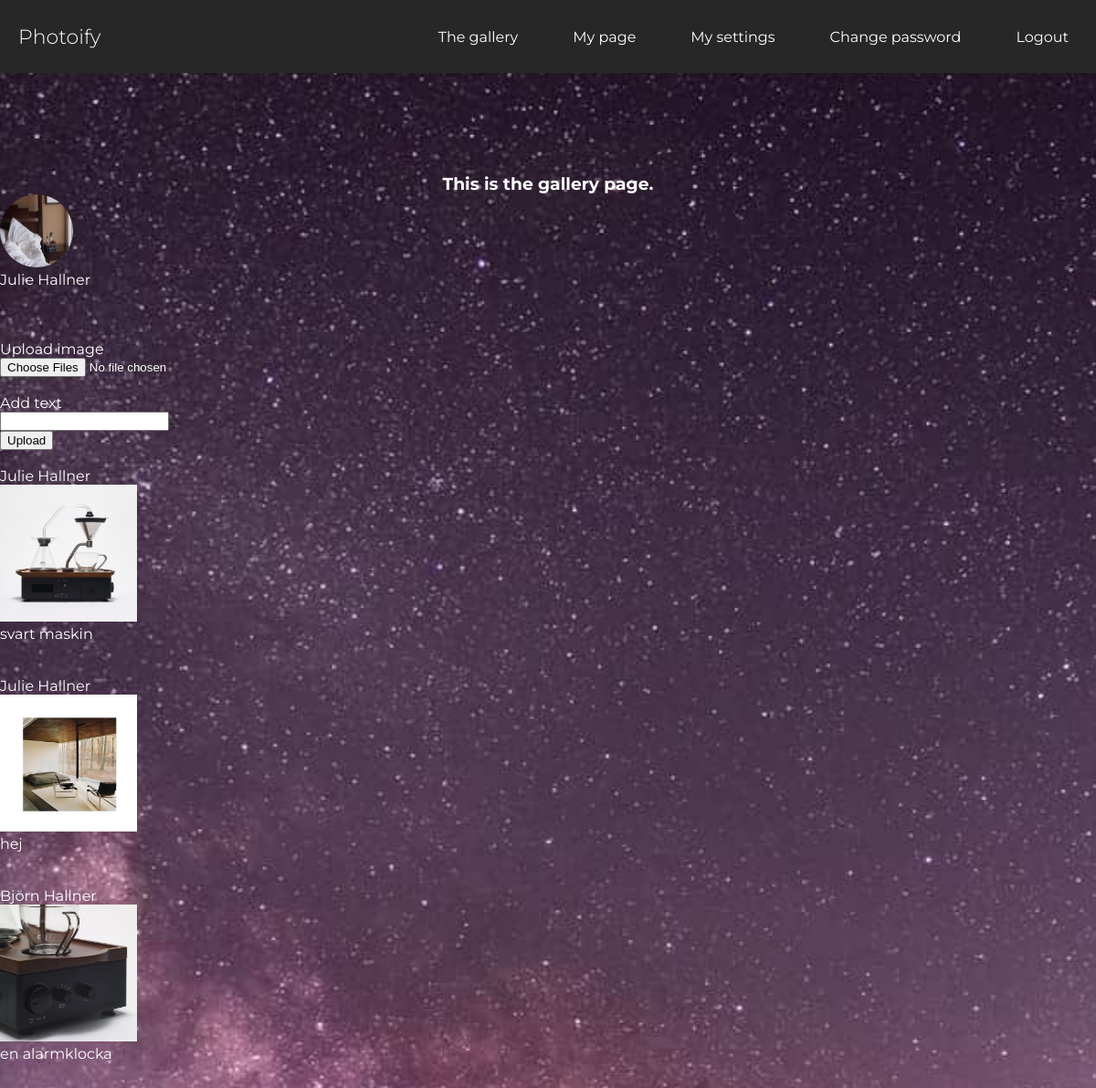
Screenshot of / (signed in) with the database file from the repository.
### tables this page shows
CREATE TABLE "posts" (
	`post_id`	INTEGER NOT NULL PRIMARY KEY AUTOINCREMENT,
	`post`	TEXT NOT NULL,
	`date`	TEXT,
	`user_id`	INTEGER,
	`content`	TEXT
);

CREATE TABLE "users" (
	`user_id`	INTEGER NOT NULL PRIMARY KEY AUTOINCREMENT,
	`first_name`	TEXT NOT NULL,
	`last_name`	TEXT NOT NULL,
	`profile_pic`	TEXT DEFAULT 'default_profile.jpg',
	`email`	TEXT NOT NULL UNIQUE,
	`password`	TEXT NOT NULL,
	`bio`	TEXT
);

### home.php (the view)
<article class="homepage">
    <h1>This is the gallery page.</h1>
    <?php if (isset($_SESSION['user'])): ?>
       <img class="profile-pic" src="image/profile/<?php echo $_SESSION['user']['profile_pic'];?>" alt="avatar">
       <p> <?php echo $_SESSION['user']['first_name']. ' '.$_SESSION['user']['last_name']; ?></p>
   <?php endif; ?>
<br><br><br>
<div class="gallery-page">
    <form action="app/posts/store.php" method="post" enctype="multipart/form-data">
             <div>
                 <p><label for="images">Upload image</label></p>
                 <input type="file"  value="upload file" name="post" id="images" accept=".png, .jpeg, .jpg" multiple required>
             </div><br>
             <div class="form-group">
                 <p>
                     <label>Add text</label><br>
                     <input type="text" name="content">
                 </p>
             </div>
             <button type="submit">Upload</button>
         </form>
         <br>
<?php
    $statement = $pdo->prepare('SELECT a.post, a.content, c.first_name, c.last_name FROM posts a
        LEFT JOIN users c ON a.user_id=c.user_id;');
        $statement->execute();
        $posts = $statement->fetchAll(PDO::FETCH_ASSOC);
 ?>
    <?php foreach ($posts as $post): ?>
        <p><?php echo $post['first_name'].' '. $post['last_name'];?></p>
        <img style="width: 150px; height: 150px;" class="gallery-pics" src="image/post/<?php echo $post['post'];?>" alt="photoify">
        <br>
        <p><?php echo $post['content'];?></p>
        <br>
        <br>
        <?php endforeach; ?>
    </div>
</article>

### views/header.php (shortened to what this page needs)
<!DOCTYPE html>
<html lang="en">
<head>
    <link rel="stylesheet" href="assets/styles/main.css">
</head>
<body>
    <?php require __DIR__.'/navigation.php'; ?>
    <div class="container">

### views/navigation.php (shortened to what this page needs)
<nav class="navbar">
      <a href="#" class="logo">Photoify</a>
        <ul class="main-nav" id="js-menu">
            <li>
                <?php if (isset($_SESSION['user'])): ?>
                    <a class="nav-link" href="/">The gallery</a>
                <?php else: ?>
                    <a class="nav-link" href="/index.php">Home</a>
                <?php endif; ?>
            </li>
            <li>
                <?php if (isset($_SESSION['user'])): ?>
                    <a class="nav-link" href="/mypage.php">My page</a>
                <?php else: ?>
                    <a class="nav-link" href="/about.php">About</a>
                <?php endif; ?>
            </li>
            <li>
                <?php if (isset($_SESSION['user'])): ?>
                    <a class="nav-link" href="/settings.php">My settings</a>
                <?php endif; ?>
            </li>
            <li>
                <?php if (isset($_SESSION['user'])): ?>
                    <a class="nav-link" href="/password.php">Change password</a>
                <?php endif; ?>
            </li>
            <li>
                <?php if (isset($_SESSION['user'])): ?>
                    <a class="nav-link" href="app/users/logout.php">Logout</a>
                <?php else: ?>
                    <a class="nav-link" href="/">Login</a>
                <?php endif; ?>
            </li>
        </ul>
</nav>

### index.php
<?php require __DIR__.'/views/header.php';
?>
<article>
    <?php
    if(isset($_SESSION['user'])):  ?>
    <?php require __DIR__.'/home.php'; ?>
    <?php
    else: ?>
        <?php require __DIR__.'/start.php'; ?>
    <?php endif; ?>
</article>
<?php require __DIR__.'/views/footer.php'; ?>

### views/footer.php (shortened to what this page needs)
</div>
</body>
</html>

### assets/styles/main.css (style rules this page uses)
* { box-sizing: border-box; margin: 0px; }
body { width: 100%; height: 100vh; background-color: white; display:flex; flex-direction: column; background-image: url("/image/bg_photoify2.jpg"); background-repeat: no-repeat; background-size: cover; font-family: 'Montserrat', sans-serif; }
.navbar { font-size: 16px; position: fixed; width: inherit; background-color: #272727; padding-bottom: 10px; }
.main-nav { list-style-type: none; display: none; }
.nav-link, .logo { text-decoration: none; color: white; }
.main-nav li { text-align: center; margin: 15px auto; }
.logo { display: inline-block; font-weight: 300; font-size: 22px; margin-top: 10px; margin-left: 20px; }
.container { margin: auto; width: 100%; height: 400px; }
.homepage { color: white; }
.homepage h1 { text-align: center; }
.profile-pic { height: 5em; width: 5em; border-radius: 50%; }
@media screen and (min-width: 700px) { * { box-sizing: border-box; margin: 0px; } }
@media screen and (min-width: 700px) { .navbar { display: flex; justify-content: space-between; padding-bottom: 0; height: 80px; align-items: center; } }
@media screen and (min-width: 700px) { .main-nav { display: flex; width: 100%; margin-right: 30px; flex-direction: row; justify-content: flex-end; } }
@media screen and (min-width: 700px) { .main-nav li { margin: 0; } }
@media screen and (min-width: 700px) { .nav-link { margin-left: 60px; } }
@media screen and (min-width: 700px) { .logo { margin-top: 0; } }
@media screen and (min-width: 700px) { .container { margin: auto; width: 100%; height: 420px; } }

### rows the page displays
posts: user.first_name "Julie", user.last_name "Hallner", post (picture), content "svart maskin"
posts: user.first_name "Julie", user.last_name "Hallner", post (picture), content "hej"
posts: user.first_name "Björn", user.last_name "Hallner", post (picture), content "en alarmklocka"

### other values shown
$_SESSION['user']['first_name'] "Julie"
$_SESSION['user']['last_name'] "Hallner"
